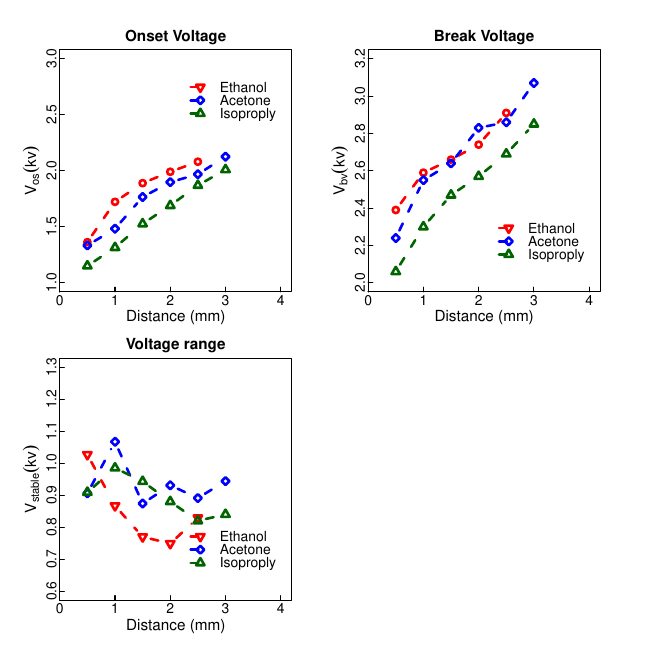

Recreate this plot in R.
library(xlsx)

#读取v~h的数据
de_h<-read.xlsx("voltage.xls",sheetName="ethanol_d", header=TRUE)
da_h<-read.xlsx("voltage.xls",sheetName="acetone_d", header=TRUE)
di_h<-read.xlsx("voltage.xls",sheetName="iso_d", header=TRUE)

par(mfrow = c(2,2), mar = c(2,2.6,2,2), oma = c(1,1,1,1))

#pdf("distance_3liquids.pdf")

###ov##
plot(de_h$distance, de_h$OV,  col=0, xaxs="i", xlim=c(0, 4.2), ylim=c(1, 3), 
     xlab="Distance (mm)", mgp=c(1, 0, 0),
     tck=0.02,cex.lab=1.1, ylab=expression(V["os"](kv)))

title(main="Onset Voltage",line=0.5,cex.main=1.1)

model_hov <- loess(de_h$OV ~ de_h$distance)
fit <- fitted(model_hov)
ord <- order(de_h$distance)

lines(de_h$distance[ord], fit[ord], type="b", col="red", lwd=2.5, lty=2) # 乙醇的拟合曲线

#画图-丙酮
#points(da_h$distance, da_h$OV,  pch=23, col="blue")

model_aov <- loess(da_h$OV ~ da_h$distance)
fit <- fitted(model_aov)
ord <- order(da_h$distance)

lines(da_h$distance[ord], fit[ord], type="b", col="blue", pch=23, lwd=2.5, lty=2) # 丙酮的拟合曲线

#画图-异丙醇
#points(di_h$distance, di_h$OV,  pch=23, col="green")

model_iov <- loess(di_h$OV ~ di_h$distance)
fit <- fitted(model_iov)
ord <- order(di_h$distance)

lines(di_h$distance[ord], fit[ord], type="b", col="darkgreen", pch=24, lwd=2.5, lty=2) # 异丙醇的拟合曲线

#图例标注
legend("topright", bty="n", 
       c("Ethanol", "Acetone", "Isoproply"), 
       inset=.1,  pch=c(6, 23, 24), 
       col=c("red", "blue", "darkgreen"),
       lty=2, lwd=2.5, cex=1)
####bv###
plot(de_h$distance, de_h$BV,  col=0, xaxs="i", xlim=c(0, 4.2), ylim=c(2, 3.2), 
     xlab="Distance (mm)",  mgp=c(1, 0, 0),
     tck=0.02,
     cex.lab=1.1, ylab=expression(V["bv"](kv))
)

title(main="Break Voltage",line=0.5,cex.main=1.1)

model_hBV <- loess(de_h$BV ~ de_h$distance)
fit <- fitted(model_hBV)
ord <- order(de_h$distance)

lines(de_h$distance[ord], fit[ord], type="b", col="red", lwd=2.5, lty=2) # 乙醇的拟合曲线

#画图-丙酮
#points(da_h$distance, da_h$BV,  pch=23, col="blue")

model_aBV <- loess(da_h$BV ~ da_h$distance)
fit <- fitted(model_aBV)
ord <- order(da_h$distance)

lines(da_h$distance[ord], fit[ord], type="b", col="blue", pch=23, lwd=2.5, lty=2) # 丙酮的拟合曲线

#画图-异丙醇
#points(di_h$distance, di_h$BV,  pch=23, col="green")

model_iBV <- loess(di_h$BV ~ di_h$distance)
fit <- fitted(model_iBV)
ord <- order(di_h$distance)

lines(di_h$distance[ord], fit[ord], type="b", col="darkgreen", pch=24, lwd=2.5, lty=2) # 异丙醇的拟合曲线

#图例标注
legend("bottomright", bty= "n",
       c("Ethanol", "Acetone", "Isoproply"), 
       inset=.1,  pch=c(6, 23, 24), 
       col=c("red", "blue", "darkgreen"),
       lty=2, lwd=2.5, cex=1)
##stable###

plot(de_h$distance, de_h$stable,  col=0, xaxs="i", 
     xlim=c(0, 4.2), ylim=c(0.6, 1.3), 
     xlab="Distance (mm)",cex.lab=1.1, mgp=c(1, 0, 0),
     tck=0.02,
     ylab=expression(V["stable"](kv)))

title(main="Voltage range",line=0.5,cex.main=1.1)

model_esv <- loess(de_h$stable ~ de_h$distance)
fit <- fitted(model_esv)
ord <- order(de_h$distance)

lines(de_h$distance[ord], fit[ord], type="b", pch=6, col="red", lwd=2.5, lty=2) 

#画图-丙酮
#points(da_h$distance, da_h$BV,  pch=23, col="blue")

model_asv <- loess(da_h$stable ~ da_h$distance)
fit <- fitted(model_asv)
ord <- order(da_h$distance)

lines(da_h$distance[ord], fit[ord], type="b", col="blue", pch=23, lwd=2.5, lty=2) # 丙酮的拟合曲线

#画图-异丙醇
#points(di_h$distance, di_h$BV,  pch=23, col="green")

model_isv <- loess(di_h$stable ~ di_h$distance)
fit <- fitted(model_isv)
ord <- order(di_h$distance)

lines(di_h$distance[ord], fit[ord], type="b", col="darkgreen", pch=24, lwd=2.5, lty=2) # 异丙醇的拟合曲线

#图例标注
legend("bottomright",bty="n", c("Ethanol", "Acetone", "Isoproply"), inset=.1, 
       pch=c(6, 23, 24), col=c("red", "blue", "darkgreen"), 
       lty=2, lwd=2.5, cex=1)

#dev.off()
